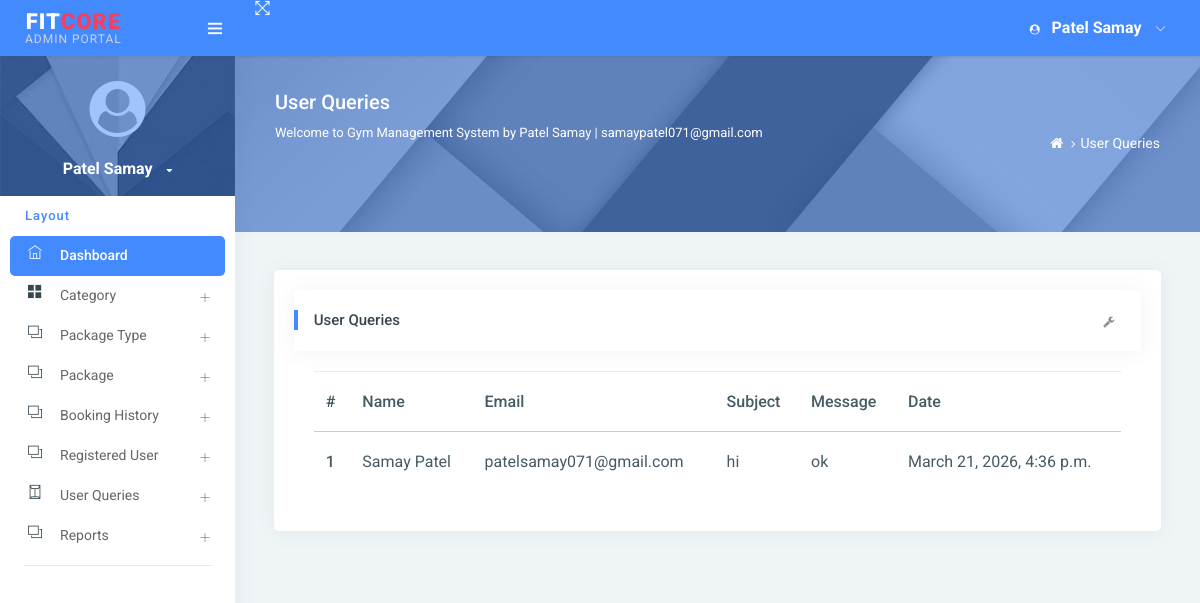
Screenshot of /view_messages/ (signed in) with the database file from the repository.
### gym/models.py (models this page shows, shortened)
class Contact(models.Model):
    name = models.CharField(max_length=100, null=True)
    email = models.CharField(max_length=100, null=True)
    subject = models.CharField(max_length=200, null=True)
    message = models.TextField(null=True)
    creationdate = models.DateTimeField(auto_now_add=True)

### gym/views.py (the view)
# urls.py: path('view_messages/', view_messages, name="view_messages"),
@login_required(login_url='/admin_login/')
def view_messages(request):
    if not request.user.is_staff:
        return redirect('index')
    data = Contact.objects.all().order_by('-id')
    return render(request, "admin/view_messages.html", locals())

### gym/templates/admin/view_messages.html (shortened to what this page needs)
{% extends 'admin_base.html' %}
{% load static %}
{% block main %}
<div class="page-header">
    <div class="page-block">
        <div class="row align-items-center">
            <div class="col-md-8">
                <div class="page-header-title">
                    <h5 class="m-b-10">User Queries</h5>
                    <p class="m-b-0">Welcome to Gym Management System by Patel Samay | samaypatel071@gmail.com</p>
                    <div style="margin-top: 15px; display: flex; justify-content: center; align-items: center; gap: 20px;">
                        <a href="https://github.com/Samay-P07" target="_blank" title="GitHub" style="color:#cbd5e1; text-decoration:none;"><i class="fab fa-github fa-2x" style="transition:0.3s;" onmouseover="this.style.color='#f43f5e'" onmouseout="this.style.color='#cbd5e1'"></i></a>
                        <a href="https://linkedin.com/in/samaypatel7" target="_blank" title="LinkedIn" style="color:#cbd5e1; text-decoration:none;"><i class="fab fa-linkedin fa-2x" style="transition:0.3s;" onmouseover="this.style.color='#f43f5e'" onmouseout="this.style.color='#cbd5e1'"></i></a>
                    </div>
                </div>
            </div>
            <div class="col-md-4">
                <ul class="breadcrumb-title">
                    <li class="breadcrumb-item">
                        <a href="{% url 'admin_home' %}"> <i class="fa fa-home"></i> </a>
                    </li>
                    <li class="breadcrumb-item"><a href="">User Queries</a>
                    </li>
                </ul>
            </div>
        </div>
    </div>
</div>
<div class="pcoded-inner-content">
    <div class="main-body">
        <div class="page-wrapper">
            <div class="page-body">
                <div class="row">
                    <div class="col-md-12">
                        <div class="card">
                            <div class="card-block">
                                <div class="card-header">
                                    <h5> User Queries</h5>
                                    <div class="card-header-right">
                                        <ul class="list-unstyled card-option">
                                            <li><i class="fa fa fa-wrench open-card-option"></i></li>
                                        </ul>
                                    </div>
                                </div>
                                <div class="card-block table-border-style">
                                    <div class="table-responsive">
                                        <table class="table">
                                            <thead>
                                            <tr>
                                                <th>#</th>
                                                <th>Name</th>
                                                <th>Email</th>
                                                <th>Subject</th>
                                                <th>Message</th>
                                                <th>Date</th>
                                            </tr>
                                            </thead>
                                            <tbody>
                                            {% for i in data %}
                                            <tr>
                                                <th scope="row">{{forloop.counter}}</th>
                                                <td>{{i.name}}</td>
                                                 <td>{{i.email}}</td>
                                                 <td>{{i.subject}}</td>
                                                <td>{{i.message}}</td>
                                                <td>{{i.creationdate}}</td>
                                            </tr>
                                            {% endfor %}
                                            </tbody>
                                        </table>
                                    </div>
                                </div>
                            </div>
                        </div>
                    </div>
                </div>
            </div>
        </div>
    </div>
</div>
{% endblock %}

### rows the page displays
Contact: name "Samay Patel", email "patelsamay071@gmail.com", subject "hi", message "ok", creationdate "March 21, 2026, 4:36 p.m."
